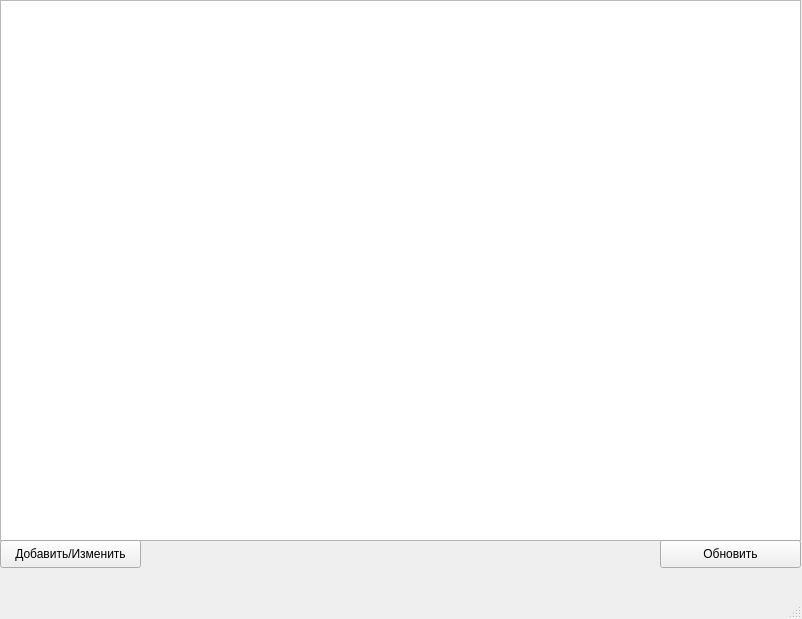
<?xml version="1.0" encoding="UTF-8"?>
<ui version="4.0">
 <class>MainWindow</class>
 <widget class="QMainWindow" name="MainWindow">
  <property name="geometry">
   <rect>
    <x>0</x>
    <y>0</y>
    <width>802</width>
    <height>619</height>
   </rect>
  </property>
  <property name="windowTitle">
   <string>MainWindow</string>
  </property>
  <widget class="QWidget" name="centralwidget">
   <widget class="QTableWidget" name="coffeeView">
    <property name="geometry">
     <rect>
      <x>0</x>
      <y>0</y>
      <width>801</width>
      <height>541</height>
     </rect>
    </property>
   </widget>
   <widget class="QPushButton" name="buttonAddUpdate">
    <property name="geometry">
     <rect>
      <x>0</x>
      <y>540</y>
      <width>141</width>
      <height>28</height>
     </rect>
    </property>
    <property name="text">
     <string>Добавить/Изменить</string>
    </property>
   </widget>
   <widget class="QPushButton" name="buttonRefresh">
    <property name="geometry">
     <rect>
      <x>660</x>
      <y>540</y>
      <width>141</width>
      <height>28</height>
     </rect>
    </property>
    <property name="text">
     <string>Обновить</string>
    </property>
   </widget>
  </widget>
  <widget class="QMenuBar" name="menubar">
   <property name="geometry">
    <rect>
     <x>0</x>
     <y>0</y>
     <width>802</width>
     <height>26</height>
    </rect>
   </property>
  </widget>
  <widget class="QStatusBar" name="statusbar"/>
 </widget>
 <resources/>
 <connections/>
</ui>
